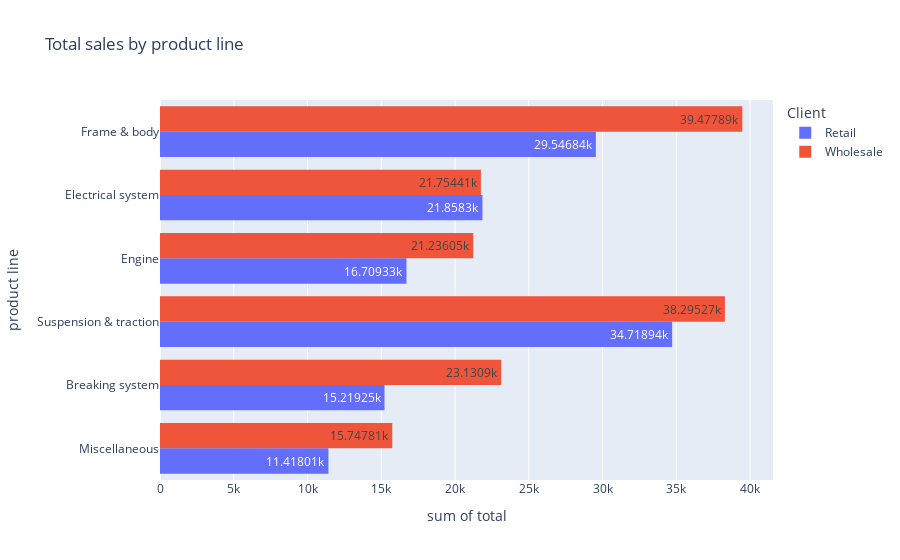

Source (notebook cell):
### Markdown cell above
### TOTAL SALES BY PRODUCT LINE
The top three highest grossing products:

**Wholesale Clients**
1. Frame & body
2. Suspension & traction
3. Breaking system

**Retail Clients**
1. Suspension & traction
2. Frame & body
3. Electrical system

### Code cell
fig = px.histogram(df, x='total', y='product_line', color='client_type',
                   barmode='group', text_auto=True,
                   title='Total sales by product line',
                   labels={
                       'client_type': 'Client',
                       'product_line': 'product line'
                   })
fig.show()

### Figure 1 — Plotly figure (JSON) as saved in the notebook; plotly's stock layout.template omitted (floating-point values rounded to 4 significant figures; data arrays with more than 128 entries replaced by an {"elided": "..."} marker saying what was removed)
{"data": [{"alignmentgroup": "True", "bingroup": "y", "histfunc": "sum", "hovertemplate": "Client=Retail<br>sum of total=%{x}<br>product line=%{y}<extra></extra>", "legendgroup": "Retail", "marker": {"color": "#636efa", "pattern": {"shape": ""}}, "name": "Retail", "offsetgroup": "Retail", "orientation": "h", "showlegend": true, "texttemplate": "%{value}", "type": "histogram", "x": {"elided": "775 float values"}, "xaxis": "x", "y": {"elided": "775 str values"}, "yaxis": "y"}, {"alignmentgroup": "True", "bingroup": "y", "histfunc": "sum", "hovertemplate": "Client=Wholesale<br>sum of total=%{x}<br>product line=%{y}<extra></extra>", "legendgroup": "Wholesale", "marker": {"color": "#EF553B", "pattern": {"shape": ""}}, "name": "Wholesale", "offsetgroup": "Wholesale", "orientation": "h", "showlegend": true, "texttemplate": "%{value}", "type": "histogram", "x": {"elided": "225 float values"}, "xaxis": "x", "y": {"elided": "225 str values"}, "yaxis": "y"}], "layout": {"barmode": "group", "legend": {"title": {"text": "Client"}, "tracegroupgap": 0}, "title": {"text": "Total sales by product line"}, "xaxis": {"anchor": "y", "domain": [0, 1], "title": {"text": "sum of total"}}, "yaxis": {"anchor": "x", "domain": [0, 1], "title": {"text": "product line"}}}}
